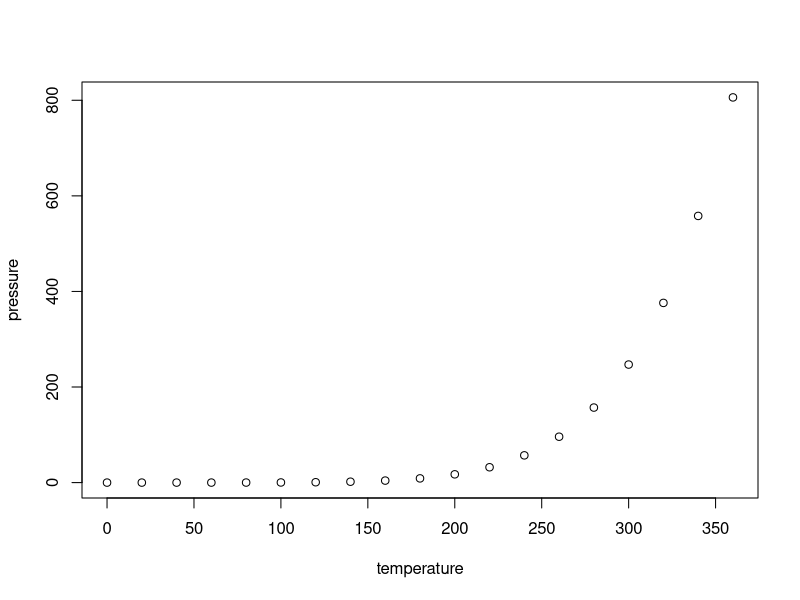
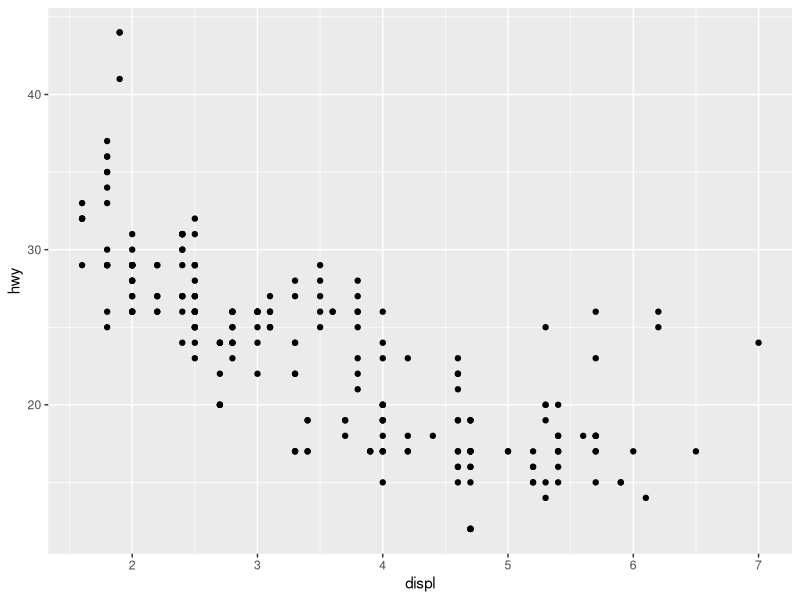
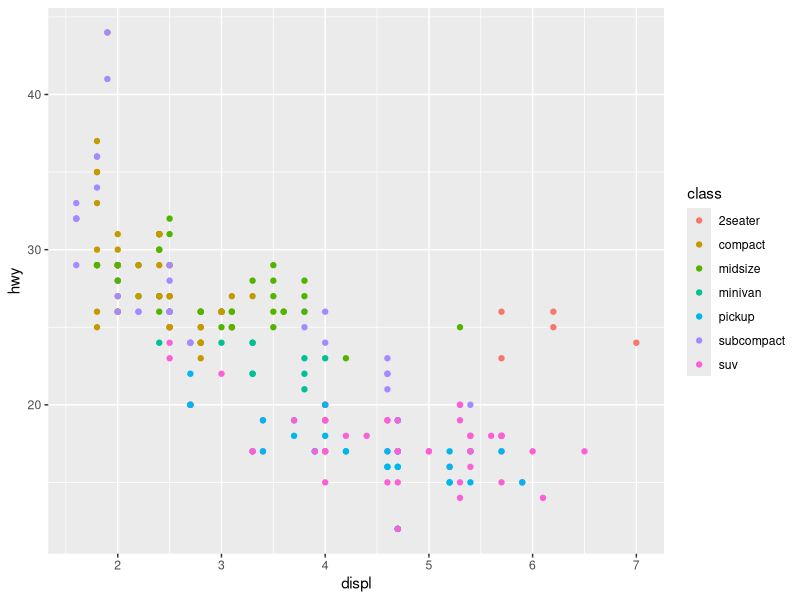
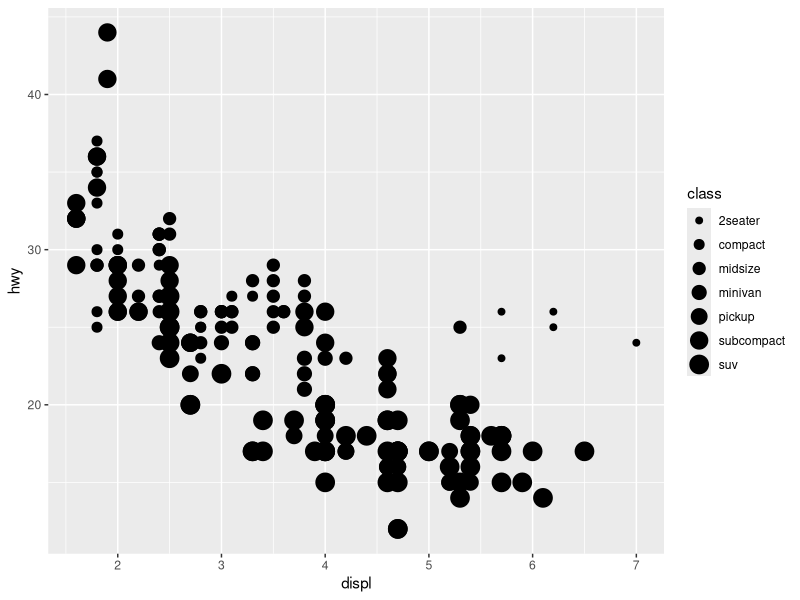

These figures' R source, in order:
## ---- chunk 1
knitr::opts_chunk$set(echo = TRUE)
library(tidyverse)
## ---- chunk 2
summary(cars)
## ---- chunk 3
plot(pressure)
## ---- chunk 4
mpg
ggplot(data = mpg) + 
  geom_point(mapping = aes(x = displ, y = hwy))

ggplot(data = mpg)+
  geom_point(mapping = aes(x = displ, y = hwy, color = class))

ggplot(data = mpg) +
  geom_point(mapping = aes(x = displ, y = hwy ,size = class))
